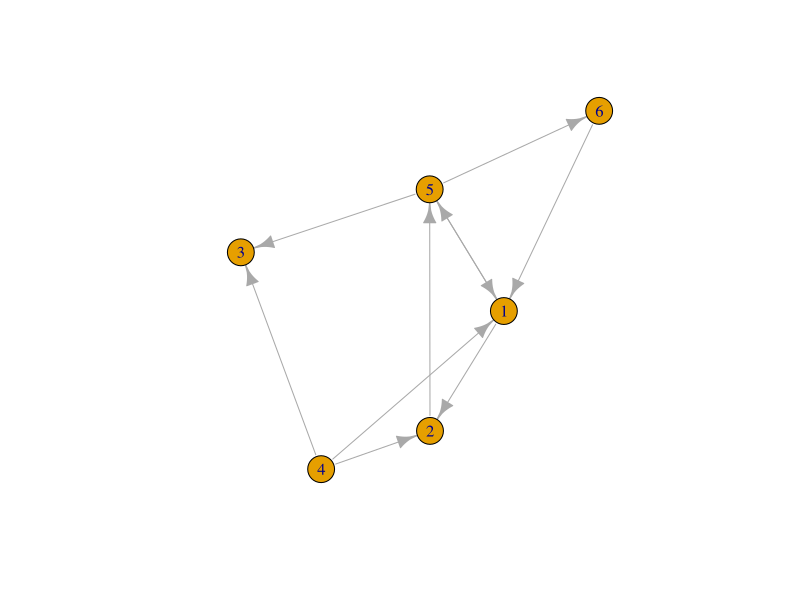

This figure's R source: (Note: this script raises an error after producing the figure.)
library(igraph)

# Create a sample graph
g <- igraph::erdos.renyi.game(n=6, p=.3, directed=TRUE)

g
plot(g)

# Get the triad census
tc <- triad_census(g)
tc

combn(V(g), 3, simplify = FALSE)

ids <- combn(V(g), 3, simplify = FALSE)
ids

#doing it for one (number 19)
sg <- induced_subgraph(g, vids = ids[19][[1]])
triad_census(sg)

res<-NULL
for(i in 1:length(ids)){
sg <- induced_subgraph(g, vids = ids[i][[1]])
res[[i]] <- triad_census(sg)
}

names(res)<-ids
res

# Extract triads
triads <- extract_triads(g)


